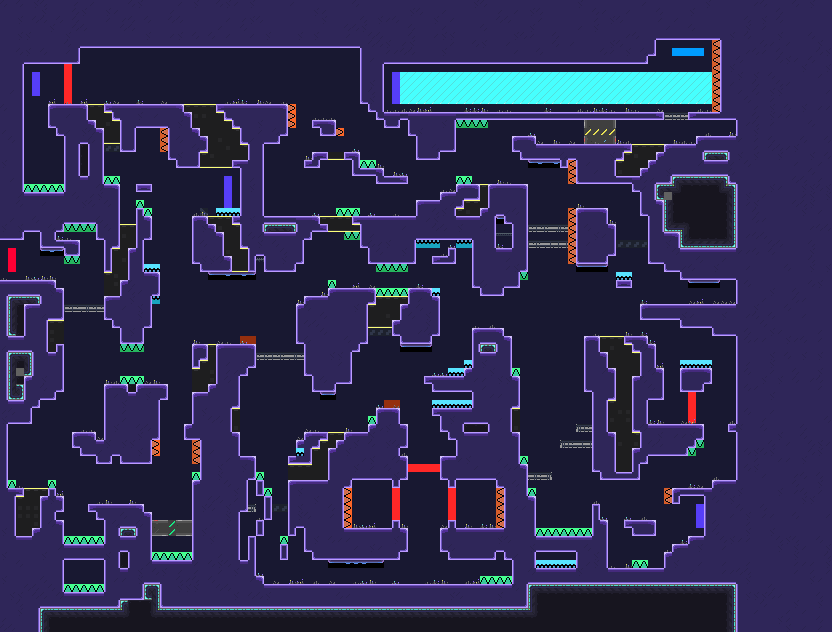

The image is a tile-based game level rendered from a .tmx file. Its description and source (layers, tilesets, objects; grid data summarised) follow:
An orthogonal 104x79 tile map with 8x8 px tiles, 29 tile layers (Start_Goal, Indestrial_values, Indestrial, Deco3_values, ...), 29 tilesets.

<map version="1.4" tiledversion="1.4.2" orientation="orthogonal" renderorder="right-down" compressionlevel="0" width="104" height="79" tilewidth="8" tileheight="8" infinite="0" backgroundcolor="#181831" nextlayerid="30" nextobjectid="1"><tileset firstgid="1" name="Structure_1" tilewidth="8" tileheight="8" tilecount="90" columns="3" objectalignment="topleft" margin="0" spacing="0"><image source="..\..\tilemap_0125.png" width="24" height="240" /></tileset><tileset firstgid="91" name="Obstacles" tilewidth="8" tileheight="8" tilecount="8" columns="2" objectalignment="topleft" margin="0" spacing="0"><image source="..\..\aseprite files\obstacles\Spike\spike.png" width="16" height="32" /></tileset><tileset firstgid="99" name="Deco1" tilewidth="8" tileheight="8" tilecount="6" columns="2" objectalignment="topleft" margin="0" spacing="0"><image source="..\..\New Piskel (6).png" width="16" height="24" /></tileset><tileset firstgid="105" name="Wall_vertical" tilewidth="8" tileheight="8" tilecount="48" columns="2" objectalignment="topleft" margin="0" spacing="0"><image source="..\..\aseprite files\wall.png" width="16" height="192" /></tileset><tileset firstgid="153" name="Wall_horizontal" tilewidth="8" tileheight="8" tilecount="48" columns="24" objectalignment="topleft" margin="0" spacing="0"><image source="..\..\aseprite files\wall_horizontal.png" width="192" height="16" /></tileset><tileset firstgid="201" name="Deco2" tilewidth="8" tileheight="8" tilecount="4096" columns="64" objectalignment="topleft" margin="0" spacing="0"><image source="..\..\aseprite files\industrial.v2.png" width="512" height="512" /></tileset><tileset firstgid="4297" name="Deco3" tilewidth="8" tileheight="8" tilecount="16" columns="4" objectalignment="topleft" margin="0" spacing="0"><image source="..\..\aseprite files\deco3.png" width="32" height="32" /></tileset><tileset firstgid="4313" name="Structure_2" tilewidth="8" tileheight="8" tilecount="48" columns="3" objectalignment="topleft" margin="0" spacing="0"><image source="..\..\tilemap_0124.png" width="24" height="128" /></tileset><tileset firstgid="4361" name="Structure2" tilewidth="8" tileheight="8" tilecount="1" columns="1" objectalignment="topleft"><image source="Structure2.intgrid.png" width="8" height="8" /></tileset><tileset firstgid="4362" name="Obstacles" tilewidth="8" tileheight="8" tilecount="6" columns="6" objectalignment="topleft"><image source="Obstacles.intgrid.png" width="48" height="8" /></tileset><tileset firstgid="4368" name="Structure1" tilewidth="8" tileheight="8" tilecount="6" columns="6" objectalignment="topleft"><image source="Structure1.intgrid.png" width="48" height="8" /></tileset><tileset firstgid="4374" name="Portal" tilewidth="8" tileheight="8" tilecount="1" columns="1" objectalignment="topleft"><image source="Portal.intgrid.png" width="8" height="8" /></tileset><tileset firstgid="4375" name="Reverse_Gravity" tilewidth="8" tileheight="8" tilecount="1" columns="1" objectalignment="topleft"><image source="Reverse_Gravity.intgrid.png" width="8" height="8" /></tileset><tileset firstgid="4376" name="Lasers" tilewidth="8" tileheight="8" tilecount="1" columns="1" objectalignment="topleft"><image source="Lasers.intgrid.png" width="8" height="8" /></tileset><tileset firstgid="4377" name="JumpPad" tilewidth="8" tileheight="8" tilecount="1" columns="1" objectalignment="topleft"><image source="JumpPad.intgrid.png" width="8" height="8" /></tileset><tileset firstgid="4378" name="Wall_horizontal" tilewidth="8" tileheight="8" tilecount="2" columns="2" objectalignment="topleft"><image source="Wall_horizontal.intgrid.png" width="16" height="8" /></tileset><tileset firstgid="4380" name="Wall_horizontal2" tilewidth="8" tileheight="8" tilecount="2" columns="2" objectalignment="topleft"><image source="Wall_horizontal2.intgrid.png" width="16" height="8" /></tileset><tileset firstgid="4382" name="Wall_horizontal3" tilewidth="8" tileheight="8" tilecount="2" columns="2" objectalignment="topleft"><image source="Wall_horizontal3.intgrid.png" width="16" height="8" /></tileset><tileset firstgid="4384" name="Wall_horizontal4" tilewidth="8" tileheight="8" tilecount="2" columns="2" objectalignment="topleft"><image source="Wall_horizontal4.intgrid.png" width="16" height="8" /></tileset><tileset firstgid="4386" name="Wall_horizontal5" tilewidth="8" tileheight="8" tilecount="2" columns="2" objectalignment="topleft"><image source="Wall_horizontal5.intgrid.png" width="16" height="8" /></tileset><tileset firstgid="4388" name="Wall_vertical" tilewidth="8" tileheight="8" tilecount="2" columns="2" objectalignment="topleft"><image source="Wall_vertical.intgrid.png" width="16" height="8" /></tileset><tileset firstgid="4390" name="Wall_vertical_2" tilewidth="8" tileheight="8" tilecount="2" columns="2" objectalignment="topleft"><image source="Wall_vertical_2.intgrid.png" width="16" height="8" /></tileset><tileset firstgid="4392" name="Wall_vertical_3" tilewidth="8" tileheight="8" tilecount="2" columns="2" objectalignment="topleft"><image source="Wall_vertical_3.intgrid.png" width="16" height="8" /></tileset><tileset firstgid="4394" name="Wall_vertical_4" tilewidth="8" tileheight="8" tilecount="2" columns="2" objectalignment="topleft"><image source="Wall_vertical_4.intgrid.png" width="16" height="8" /></tileset><tileset firstgid="4396" name="Wall_vertical_5" tilewidth="8" tileheight="8" tilecount="2" columns="2" objectalignment="topleft"><image source="Wall_vertical_5.intgrid.png" width="16" height="8" /></tileset><tileset firstgid="4398" name="Wind" tilewidth="8" tileheight="8" tilecount="1" columns="1" objectalignment="topleft"><image source="Wind.intgrid.png" width="8" height="8" /></tileset><tileset firstgid="4399" name="Deco3" tilewidth="8" tileheight="8" tilecount="1" columns="1" objectalignment="topleft"><image source="Deco3.intgrid.png" width="8" height="8" /></tileset><tileset firstgid="4400" name="Indestrial" tilewidth="8" tileheight="8" tilecount="3" columns="3" objectalignment="topleft"><image source="Indestrial.intgrid.png" width="24" height="8" /></tileset><tileset firstgid="4403" name="Start_Goal" tilewidth="8" tileheight="8" tilecount="2" columns="2" objectalignment="topleft"><image source="Start_Goal.intgrid.png" width="16" height="8" /></tileset><layer id="1" name="Start_Goal" width="104" height="79" opacity="1"><data>[8216 cells, 7 non-empty, 2 distinct tile ids]</data></layer><layer id="2" name="Indestrial_values" width="104" height="79" opacity="1"><data>[8216 cells, 76 non-empty, 2 distinct tile ids]</data></layer><layer id="3" name="Indestrial" width="104" height="79" opacity="1"><data>[8216 cells, 76 non-empty, 8 distinct tile ids]</data></layer><layer id="4" name="Deco3_values" width="104" height="79" opacity="1"><data>[8216 cells, 36 non-empty, 1 distinct tile ids]</data></layer><layer id="5" name="Deco3" width="104" height="79" opacity="1"><data>[8216 cells, 36 non-empty, 3 distinct tile ids]</data></layer><layer id="6" name="Wind_values" width="104" height="79" opacity="1"><data>[8216 cells, 168 non-empty, 1 distinct tile ids]</data></layer><layer id="7" name="Wind" width="104" height="79" opacity="1"><data>[8216 cells, 168 non-empty, 3 distinct tile ids]</data></layer><layer id="8" name="Wall_vertical_5_values" width="104" height="79" opacity="1"><data>[8216 cells, 0 non-empty, 0 distinct tile ids]</data></layer><layer id="9" name="Wall_vertical_4_values" width="104" height="79" opacity="1"><data>[8216 cells, 36 non-empty, 2 distinct tile ids]</data></layer><layer id="10" name="Wall_vertical_4" width="104" height="79" opacity="1"><data>[8216 cells, 36 non-empty, 15 distinct tile ids]</data></layer><layer id="11" name="Wall_vertical_3_values" width="104" height="79" opacity="1"><data>[8216 cells, 0 non-empty, 0 distinct tile ids]</data></layer><layer id="12" name="Wall_vertical_2_values" width="104" height="79" opacity="1"><data>[8216 cells, 0 non-empty, 0 distinct tile ids]</data></layer><layer id="13" name="Wall_vertical_values" width="104" height="79" opacity="1"><data>[8216 cells, 0 non-empty, 0 distinct tile ids]</data></layer><layer id="14" name="Wall_horizontal5_values" width="104" height="79" opacity="1"><data>[8216 cells, 0 non-empty, 0 distinct tile ids]</data></layer><layer id="15" name="Wall_horizontal4_values" width="104" height="79" opacity="1"><data>[8216 cells, 0 non-empty, 0 distinct tile ids]</data></layer><layer id="16" name="Wall_horizontal3_values" width="104" height="79" opacity="1"><data>[8216 cells, 0 non-empty, 0 distinct tile ids]</data></layer><layer id="17" name="Wall_horizontal2_values" width="104" height="79" opacity="1"><data>[8216 cells, 15 non-empty, 2 distinct tile ids]</data></layer><layer id="18" name="Wall_horizontal2" width="104" height="79" opacity="1"><data>[8216 cells, 15 non-empty, 8 distinct tile ids]</data></layer><layer id="19" name="Wall_horizontal_values" width="104" height="79" opacity="1"><data>[8216 cells, 0 non-empty, 0 distinct tile ids]</data></layer><layer id="20" name="JumpPad" width="104" height="79" opacity="1"><data>[8216 cells, 6 non-empty, 1 distinct tile ids]</data></layer><layer id="21" name="Lasers" width="104" height="79" opacity="1"><data>[8216 cells, 21 non-empty, 1 distinct tile ids]</data></layer><layer id="22" name="Industrial_tiles" width="104" height="79" opacity="1"><data>[8216 cells, 4 non-empty, 3 distinct tile ids]</data></layer><layer id="23" name="Reverse_Gravity" width="104" height="79" opacity="1"><data>[8216 cells, 0 non-empty, 0 distinct tile ids]</data></layer><layer id="24" name="Portal" width="104" height="79" opacity="1"><data>[8216 cells, 14 non-empty, 1 distinct tile ids]</data></layer><layer id="25" name="Structure1_values" width="104" height="79" opacity="1"><data>[8216 cells, 4809 non-empty, 4 distinct tile ids]</data></layer><layer id="26" name="Structure1" width="104" height="79" opacity="1"><data>[8216 cells, 4998 non-empty, 36 distinct tile ids]</data></layer><layer id="27" name="Obstacles_values" width="104" height="79" opacity="1"><data>[8216 cells, 159 non-empty, 6 distinct tile ids]</data></layer><layer id="28" name="Obstacles" width="104" height="79" opacity="1"><data>[8216 cells, 159 non-empty, 6 distinct tile ids]</data></layer><layer id="29" name="Structure2_values" width="104" height="79" opacity="1"><data>[8216 cells, 0 non-empty, 0 distinct tile ids]</data></layer></map>
